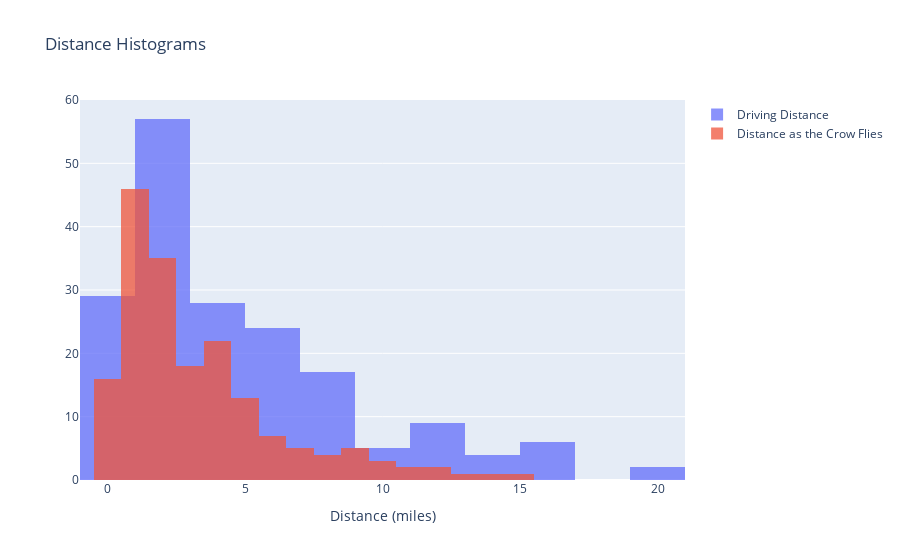

Notebook cell for this chart:
### Code cell
import plotly.graph_objects as go

import numpy as np

x0 = tag_df.drive_distance_mi
x1 = tag_df.crow_dist_mi

fig = go.Figure()
fig.add_trace(go.Histogram(x=x0,
              name='Driving Distance'))
fig.add_trace(go.Histogram(x=x1,
              name='Distance as the Crow Flies'))

# Overlay both histograms
fig.update_layout(barmode='overlay',
                  title='Distance Histograms',
                  xaxis_title='Distance (miles)')

# Reduce opacity to see both histograms
fig.update_traces(opacity=0.75)
fig.show()

### Figure 1 — Plotly figure (JSON) as saved in the notebook; plotly's stock layout.template omitted (floating-point values rounded to 4 significant figures; data arrays with more than 128 entries replaced by an {"elided": "..."} marker saying what was removed)
{"data": [{"name": "Driving Distance", "x": {"elided": "182 float values"}, "type": "histogram", "opacity": 0.75}, {"name": "Distance as the Crow Flies", "x": {"elided": "182 float values"}, "type": "histogram", "opacity": 0.75}], "layout": {"barmode": "overlay", "title": {"text": "Distance Histograms"}, "xaxis": {"title": {"text": "Distance (miles)"}}}}
